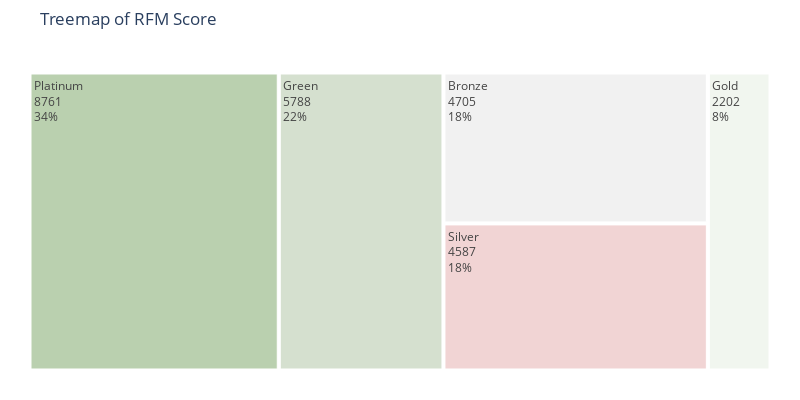

This figure's notebook cell:
### Code cell
#Creating a Treemap with Plotly Express
# colors=['#fae588','#f79d65','#f9dc5c','#e8ac65','#e76f51','#ef233c','#b7094c'] #color palette
colors=['#bad0af','#d5e0cf','#f1f1f1','#f1d4d4'] #color palette
import plotly.express as px

fig = px.treemap(fig4, path=['Score'],values='Count'
                 , width=800, height=400
                 ,title="Treemap of RFM Score")

fig.update_layout(
    treemapcolorway = colors, #defines the colors in the treemap
    margin = dict(t=50, l=25, r=25, b=25))

fig.data[0].textinfo = 'label+text+value+percent root'
fig.show()

### Figure 1 — Plotly figure (JSON) as saved in the notebook; plotly's stock layout.template omitted (floating-point values rounded to 4 significant figures)
{"data": [{"branchvalues": "total", "domain": {"x": [0, 1], "y": [0, 1]}, "hovertemplate": "labels=%{label}<br>Count=%{value}<br>parent=%{parent}<br>id=%{id}<extra></extra>", "ids": ["Bronze", "Gold", "Green", "Platinum", "Silver"], "labels": ["Bronze", "Gold", "Green", "Platinum", "Silver"], "name": "", "parents": ["", "", "", "", ""], "textinfo": "label+text+value+percent root", "type": "treemap", "values": [4705, 2202, 5788, 8761, 4587]}], "layout": {"height": 400, "legend": {"tracegroupgap": 0}, "margin": {"b": 25, "l": 25, "r": 25, "t": 50}, "title": {"text": "Treemap of RFM Score"}, "treemapcolorway": ["#bad0af", "#d5e0cf", "#f1f1f1", "#f1d4d4"], "width": 800}}
